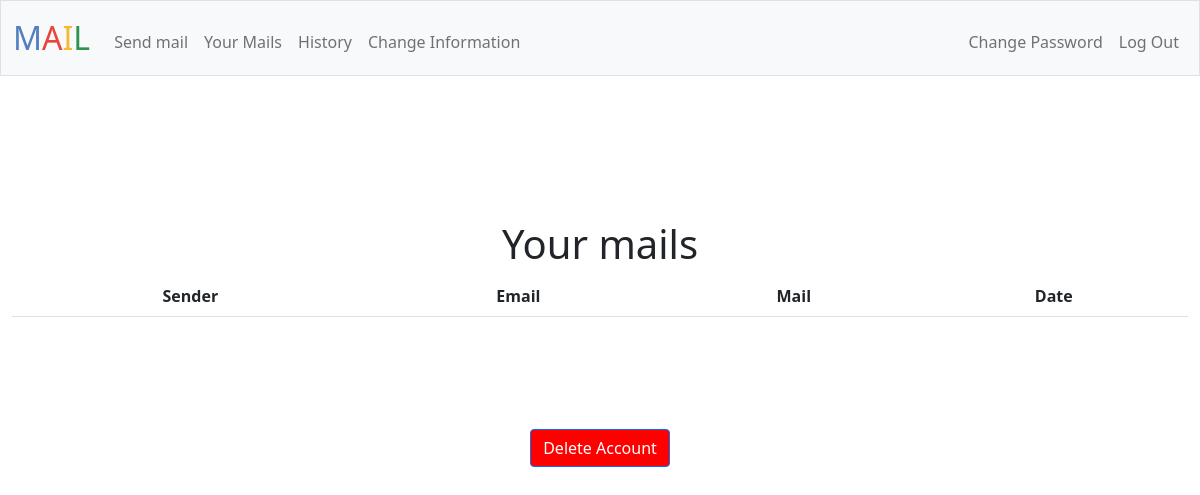
The app's page /mail (signed in), older data.
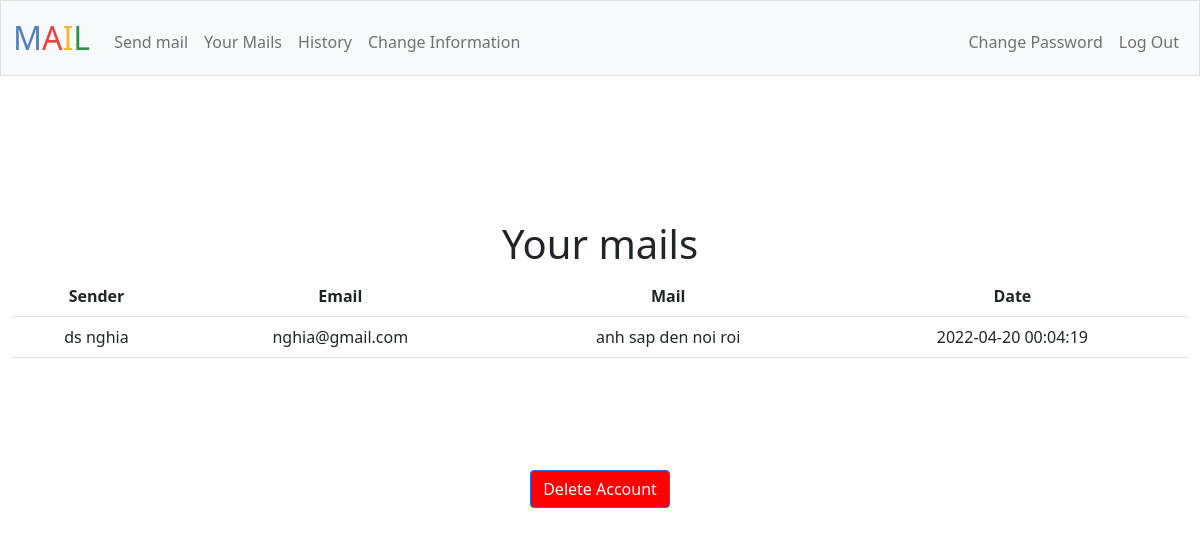
The same page, newer data.
### tables this page shows
CREATE TABLE mail_box (id INTEGER PRIMARY KEY AUTOINCREMENT NOT NULL, 
sender_id INTEGER NOT NULL, receiver_id INTEGER NOT NULL, 
sender TEXT NOT NULL, receiver TEXT NOT NULL, 
date TIMESTAMP NOT NULL, mail TEXT NOT NULL);

CREATE TABLE informations (user_id INTEGER NOT NULL, name TEXT NOT NULL, birth TEXT, place TEXT, number TEXT, email TEXT NOT NULL UNIQUE);

### app.py (the view)
@app.route("/mail")
@login_required
def mail():
    user_id = session['user_id']
    mails_received = db.execute("SELECT * FROM mail_box WHERE receiver_id = ?", user_id)
    mails = []
    for row in mails_received:
        value = {}
        value['sender'] = row['sender']
        value['email'] = db.execute("SELECT email FROM informations WHERE user_id = ?", row['sender_id'])[0]['email']
        value['mail'] = row['mail']
        value['date'] = row['date']
        mails.append(value)
    return render_template("mail.html", mails=mails)

### app.py (called while the page is built)
@app.after_request
def after_request(response):
    response.headers["Cache-Control"] = "no-cache, no-store, must-revalidate"
    response.headers["Expires"] = 0
    response.headers["Pragma"] = "no-cache"
    return response

### helpers.py (called while the page is built)
def login_required(f):
    @wraps(f)
    def decorated_function(*args, **kwargs):
        if session.get("user_id") is None:
            return redirect("/login")
        return f(*args, **kwargs)
    return decorated_function

### templates/mail.html (shortened to what this page needs)
{% extends "layout.html" %}
{% block main %}
    <h1>Your mails</h1>
    <table class="table">
        <tr>
            <th scope="col">Sender</th>
            <th scope="col">Email</th>
            <th scope="col">Mail</th>
            <th scope="col">Date</th>
        </tr>
        {% for value in mails %}
        <tr>
            <td>{{ value['sender'] }}</td>
            <td>{{ value['email'] }}</td>
            <td>{{ value['mail'] }}</td>
            <td>{{ value['date'] }}</td>
        </tr>
        {% endfor %}
    </table>
{% endblock %}

Row changes from the older to the newer data that the page shows:
added mail_box: sender "ds nghia", mail "anh sap den noi roi", date "2022-04-20 00:04:19"
now on this page (row unchanged): informations: email "nghia@gmail.com"
